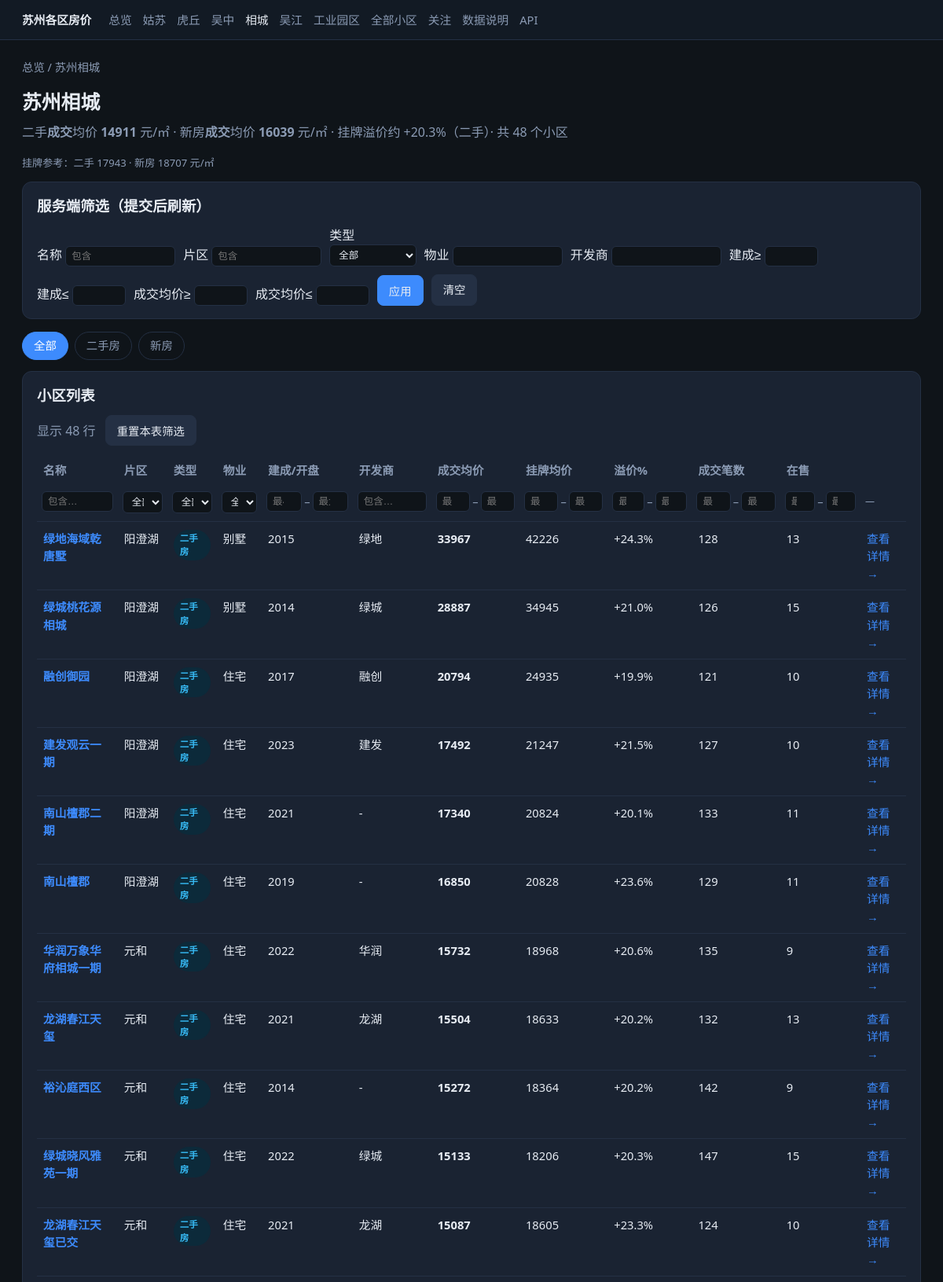
The page /regions/xiangcheng (upper part) on the database its author committed.
### db/models.py (models this page shows)
class Base(DeclarativeBase):
    pass

class Region(Base):
    __tablename__ = "regions"
    id: Mapped[int] = mapped_column(Integer, primary_key=True, autoincrement=True)
    city: Mapped[str] = mapped_column(String(50), nullable=False)
    district: Mapped[str] = mapped_column(String(50), nullable=False)
    code: Mapped[str] = mapped_column(String(50), unique=True, nullable=False)
    created_at: Mapped[datetime] = mapped_column(DateTime, default=datetime.now)
    communities: Mapped[list["Community"]] = relationship(back_populates="region")
    __table_args__ = (UniqueConstraint("city", "district", name="uq_city_district"),)

class Community(Base):
    __tablename__ = "communities"
    id: Mapped[int] = mapped_column(Integer, primary_key=True, autoincrement=True)
    region_id: Mapped[int] = mapped_column(ForeignKey("regions.id"), nullable=False)
    name: Mapped[str] = mapped_column(String(200), nullable=False)
    address: Mapped[Optional[str]] = mapped_column(String(500))
    area_name: Mapped[Optional[str]] = mapped_column(String(100))  # 片区：越溪/南桥等
    market_type: Mapped[str] = mapped_column(String(20), default="ershou")  # ershou / xinfang
    property_type: Mapped[Optional[str]] = mapped_column(String(50), default="住宅")
    developer: Mapped[Optional[str]] = mapped_column(String(100))
    lat: Mapped[Optional[float]] = mapped_column(Float)
    lng: Mapped[Optional[float]] = mapped_column(Float)
    build_year: Mapped[Optional[int]] = mapped_column(Integer)
    source: Mapped[Optional[str]] = mapped_column(String(50))
    source_id: Mapped[Optional[str]] = mapped_column(String(100))
    source_url: Mapped[Optional[str]] = mapped_column(String(500))
    created_at: Mapped[datetime] = mapped_column(DateTime, default=datetime.now)
    updated_at: Mapped[datetime] = mapped_column(
        DateTime, default=datetime.now, onupdate=datetime.now
    )
    region: Mapped["Region"] = relationship(back_populates="communities")
    listings: Mapped[list["Listing"]] = relationship(back_populates="community")
    transactions: Mapped[list["Transaction"]] = relationship(back_populates="community")
    snapshots: Mapped[list["PriceSnapshot"]] = relationship(back_populates="community")
    __table_args__ = (
        UniqueConstraint("source", "source_id", name="uq_community_source"),
        Index("ix_community_name", "name"),
        Index("ix_community_region", "region_id"),
        Index("ix_community_market", "market_type"),
    )

### app/main.py (the view)
@app.get("/regions/{code}", response_class=HTMLResponse)
def page_region(
    code: str,
    request: Request,
    market: Optional[str] = None,
    q: Optional[str] = None,
    area: Optional[str] = None,
    property: Optional[str] = Query(None, alias="property"),
    developer: Optional[str] = None,
    year_min: Optional[int] = None,
    year_max: Optional[int] = None,
    price_min: Optional[float] = None,
    price_max: Optional[float] = None,
    db: Session = Depends(get_db),
):
    region = db.query(Region).filter_by(code=code).first()
    if not region:
        raise HTTPException(404, "未知区域")
    query = db.query(Community).filter_by(region_id=region.id)
    if market in ("ershou", "xinfang"):
        query = query.filter_by(market_type=market)
    if q:
        query = query.filter(Community.name.contains(q))
    if area:
        query = query.filter(Community.area_name.contains(area))
    if property:
        query = query.filter(Community.property_type.contains(property))
    if developer:
        query = query.filter(Community.developer.contains(developer))
    if year_min is not None:
        query = query.filter(Community.build_year >= year_min)
    if year_max is not None:
        query = query.filter(Community.build_year <= year_max)
    communities = query.order_by(Community.market_type, Community.name).all()
    rows = []
    for c in communities:
        deal = latest_community_deal_price(db, c.id)
        listing_p = latest_community_listing_price(db, c.id)
        if price_min is not None and (deal is None or deal < price_min):
            continue
        if price_max is not None and (deal is None or deal > price_max):
            continue
        rows.append(
            {
                "id": c.id,
                "name": c.name,
                "area_name": c.area_name,
                "market_type": c.market_type,
                "market_label": MARKET_LABEL.get(c.market_type, c.market_type),
                "property_type": c.property_type,
                "build_year": c.build_year,
                "developer": c.developer,
                "avg_unit_price": deal,
                "avg_deal_price": deal,
                "avg_listing_price": listing_p,
                "listing_premium_pct": discount_pct(listing_p, deal),
                "listing_count": db.query(func.count(Listing.id))
                .filter_by(community_id=c.id)
                .scalar(),
                "txn_count": db.query(func.count(Transaction.id))
                .filter_by(community_id=c.id)
                .scalar(),
            }
        )
    rows.sort(key=lambda x: (x["market_type"], -(x["avg_deal_price"] or 0)))
    compare = compare_regions(db)
    stats = next((r for r in compare["regions"] if r["code"] == code), {})
    return templates.TemplateResponse(
        request,
        "region.html",
        {
            "nav": code,
            "region": region,
            "communities": communities,
            "community_rows": rows,
            "market_filter": market,
            "stats": stats,
            "filters": {
                "q": q,
                "area": area,
                "market": market,
                "property": property,
                "developer": developer,
                "year_min": year_min,
                "year_max": year_max,
                "price_min": price_min,
                "price_max": price_max,
            },
        },
    )

### app/templates/region.html (shortened to what this page needs)
{% extends "base.html" %}
{% block content %}
<div class="crumb">
  <a href="/">总览</a> / {{ region.city }}{{ region.district }}
</div>
<h1>{{ region.city }}{{ region.district }}</h1>
<p class="sub">二手<strong>成交</strong>均价 <strong>{{ '%.0f'|format(stats.avg_deal_ershou) if stats.avg_deal_ershou else '-' }}</strong> 元/㎡ ·
  新房<strong>成交</strong>均价 <strong>{{ '%.0f'|format(stats.avg_deal_xinfang) if stats.avg_deal_xinfang else '-' }}</strong> 元/㎡ ·
  挂牌溢价约 {% if stats.premium_ershou_pct is not none %}+{{ stats.premium_ershou_pct }}%{% else %}—{% endif %}（二手）·
  共 {{ community_rows|length }} 个小区</p>
<p class="note">挂牌参考：二手 {{ '%.0f'|format(stats.avg_listing_ershou) if stats.avg_listing_ershou else '-' }} · 新房 {{ '%.0f'|format(stats.avg_listing_xinfang) if stats.avg_listing_xinfang else '-' }} 元/㎡</p>
<form class="card section" method="get" action="/regions/{{ region.code }}" style="margin-bottom:16px;">
  <h2>服务端筛选（提交后刷新）</h2>
  <div style="display:flex;flex-wrap:wrap;gap:10px;align-items:flex-end;">
    <label>名称 <input class="tf-input" type="search" name="q" value="{{ filters.q or '' }}" placeholder="包含"></label>
    <label>片区 <input class="tf-input" type="search" name="area" value="{{ filters.area or '' }}" placeholder="包含"></label>
    <label>类型
      <select class="tf-select" name="market">
        <option value="">全部</option>
      </select>
    </label>
    <label>物业 <input class="tf-input" type="search" name="property" value="{{ filters.property or '' }}"></label>
    <label>开发商 <input class="tf-input" type="search" name="developer" value="{{ filters.developer or '' }}"></label>
    <label>建成≥ <input class="tf-input tf-num" type="number" name="year_min" value="{{ filters.year_min or '' }}"></label>
    <label>建成≤ <input class="tf-input tf-num" type="number" name="year_max" value="{{ filters.year_max or '' }}"></label>
    <label>成交均价≥ <input class="tf-input tf-num" type="number" name="price_min" value="{{ filters.price_min or '' }}"></label>
    <label>成交均价≤ <input class="tf-input tf-num" type="number" name="price_max" value="{{ filters.price_max or '' }}"></label>
    <button class="btn primary" type="submit">应用</button>
    <a class="btn" href="/regions/{{ region.code }}">清空</a>
  </div>
</form>
<div class="tabs">
  <a href="/regions/{{ region.code }}" class="{% if not filters.market %}active{% endif %}">全部</a>
  <a href="/regions/{{ region.code }}?market=ershou" class="{% if filters.market=='ershou' %}active{% endif %}">二手房</a>
  <a href="/regions/{{ region.code }}?market=xinfang" class="{% if filters.market=='xinfang' %}active{% endif %}">新房</a>
</div>
<div class="section card">
  <h2>小区列表</h2>
  <table class="filterable">
    <thead>
      <tr class="labels">
        <th data-type="text">名称</th>
        <th data-type="select">片区</th>
        <th data-type="select">类型</th>
        <th data-type="select">物业</th>
        <th data-type="number">建成/开盘</th>
        <th data-type="text">开发商</th>
        <th data-type="number">成交均价</th>
        <th data-type="number">挂牌均价</th>
        <th data-type="number">溢价%</th>
        <th data-type="number">成交笔数</th>
        <th data-type="number">在售</th>
        <th data-type="none"></th>
      </tr>
    </thead>
    <tbody>
      {% for row in community_rows %}
      <tr>
        <td data-v="{{ row.name }}"><a href="/communities/{{ row.id }}"><strong>{{ row.name }}</strong></a></td>
        <td data-v="{{ row.area_name or '' }}">{{ row.area_name or '-' }}</td>
        <td data-v="{{ row.market_label }}"><span class="badge {{ row.market_type }}">{{ row.market_label }}</span></td>
        <td data-v="{{ row.property_type or '' }}">{{ row.property_type or '-' }}</td>
        <td data-v="{{ row.build_year or '' }}">{{ row.build_year or '-' }}</td>
        <td data-v="{{ row.developer or '' }}">{{ row.developer or '-' }}</td>
        <td data-v="{{ row.avg_deal_price or '' }}">{% if row.avg_deal_price %}<strong>{{ '%.0f'|format(row.avg_deal_price) }}</strong>{% else %}-{% endif %}</td>
        <td data-v="{{ row.avg_listing_price or '' }}">{% if row.avg_listing_price %}{{ '%.0f'|format(row.avg_listing_price) }}{% else %}—{% endif %}</td>
        <td data-v="{{ row.listing_premium_pct or '' }}">{% if row.listing_premium_pct is not none %}+{{ row.listing_premium_pct }}%{% else %}—{% endif %}</td>
        <td data-v="{{ row.txn_count }}">{{ row.txn_count }}</td>
        <td data-v="{{ row.listing_count }}">{{ row.listing_count }}</td>
        <td><a href="/communities/{{ row.id }}">查看详情 →</a></td>
      </tr>
      {% else %}
      <tr class="empty-row"><td colspan="10" class="muted">暂无匹配小区</td></tr>
      {% endfor %}
    </tbody>
  </table>
</div>
{% endblock %}

### app/templates/base.html (style rules this page uses)
:root { --bg:#0f1419; --card:#1a2332; --text:#e7ecf3; --muted:#8b9bb4; --accent:#3d8bfd; --good:#3dd68c; --warn:#f5a524; --xinfang:#a78bfa; --ershou:#38bdf8; --border:#243044; }
* { box-sizing: border-box; }
body { margin:0; font-family:"Segoe UI","PingFang SC","Microsoft YaHei",sans-serif; background:var(--bg); color:var(--text); line-height:1.5; }
a { color:var(--accent); text-decoration:none; }
.crumb { color:var(--muted); font-size:0.9rem; margin-bottom:14px; }
.crumb a { color:var(--muted); }
h1 { margin:0 0 8px; font-size:1.55rem; }
h2 { margin:0 0 12px; font-size:1.15rem; }
.sub { color:var(--muted); margin:0 0 18px; }
.card { background:var(--card); border:1px solid var(--border); border-radius:12px; padding:16px 18px; }
table { width:100%; border-collapse:collapse; font-size:0.92rem; }
th, td { text-align:left; padding:10px 8px; border-bottom:1px solid var(--border); vertical-align:top; }
th { color:var(--muted); font-weight:600; white-space:nowrap; }
.badge { display:inline-block; padding:2px 8px; border-radius:999px; font-size:0.72rem; font-weight:600; }
.badge.ershou { background:#0c2a3a; color:var(--ershou); }
.tabs { display:flex; gap:8px; margin-bottom:14px; flex-wrap:wrap; }
.tabs a, .tabs span { padding:6px 14px; border-radius:999px; border:1px solid var(--border); color:var(--muted); font-size:0.9rem; }
.tabs a.active, .tabs span.active { background:var(--accent); border-color:var(--accent); color:#fff; }
.btn { display:inline-block; padding:8px 14px; border-radius:8px; border:1px solid var(--border); background:#243044; color:var(--text); cursor:pointer; font-size:0.9rem; }
.btn.primary { background:var(--accent); border-color:var(--accent); }
.section { margin-bottom:24px; }
.note { font-size:0.82rem; color:var(--muted); margin-top:8px; }
.tf-input, .tf-select { width:100%; max-width:140px; box-sizing:border-box; background:#0f1419; color:var(--text); border:1px solid var(--border); border-radius:6px; padding:5px 7px; font-size:0.78rem; }
.tf-select { max-width:120px; }
.tf-num { max-width:68px; }
thead tr.labels th { border-bottom:none; }

### rows shown on the page
Region: city "苏州", district "相城"
Community: name "绿地海域乾唐墅", area_name "阳澄湖", market_label "二手房", property_type "别墅", build_year "2015", developer "绿地", avg_deal_price "33967", avg_listing_price "42226", listing_premium_pct "24.3", txn_count "128", listing_count "13"
Community: name "绿城桃花源相城", area_name "阳澄湖", market_label "二手房", property_type "别墅", build_year "2014", developer "绿城", avg_deal_price "28887", avg_listing_price "34945", listing_premium_pct "21.0", txn_count "126", listing_count "15"
Community: name "融创御园", area_name "阳澄湖", market_label "二手房", property_type "住宅", build_year "2017", developer "融创", avg_deal_price "20794", avg_listing_price "24935", listing_premium_pct "19.9", txn_count "121", listing_count "10"
Community: name "建发观云一期", area_name "阳澄湖", market_label "二手房", property_type "住宅", build_year "2023", developer "建发", avg_deal_price "17492", avg_listing_price "21247", listing_premium_pct "21.5", txn_count "127", listing_count "10"
Community: name "南山檀郡二期", area_name "阳澄湖", market_label "二手房", property_type "住宅", build_year "2021", developer "-", avg_deal_price "17340", avg_listing_price "20824", listing_premium_pct "20.1", txn_count "133", listing_count "11"
Community: name "南山檀郡", area_name "阳澄湖", market_label "二手房", property_type "住宅", build_year "2019", developer "-", avg_deal_price "16850", avg_listing_price "20828", listing_premium_pct "23.6", txn_count "129", listing_count "11"
Community: name "华润万象华府相城一期", area_name "元和", market_label "二手房", property_type "住宅", build_year "2022", developer "华润", avg_deal_price "15732", avg_listing_price "18968", listing_premium_pct "20.6", txn_count "135", listing_count "9"
Community: name "龙湖春江天玺", area_name "元和", market_label "二手房", property_type "住宅", build_year "2021", developer "龙湖", avg_deal_price "15504", avg_listing_price "18633", listing_premium_pct "20.2", txn_count "132", listing_count "13"
Community: name "裕沁庭西区", area_name "元和", market_label "二手房", property_type "住宅", build_year "2014", developer "-", avg_deal_price "15272", avg_listing_price "18364", listing_premium_pct "20.2", txn_count "142", listing_count "9"
Community: name "绿城晓风雅苑一期", area_name "元和", market_label "二手房", property_type "住宅", build_year "2022", developer "绿城", avg_deal_price "15133", avg_listing_price "18206", listing_premium_pct "20.3", txn_count "147", listing_count "15"
Community: name "龙湖春江天玺已交", area_name "元和", market_label "二手房", property_type "住宅", build_year "2021", developer "龙湖", avg_deal_price "15087", avg_listing_price "18605", listing_premium_pct "23.3", txn_count "124", listing_count "10"

### other values the page prints
{{ '%.0f'|format(stats.avg_deal_ershou) if stats.avg_deal_ershou else '-' }} "14911"
{{ stats.premium_ershou_pct }} "20.3"
{{ community_rows|length }} "48"
